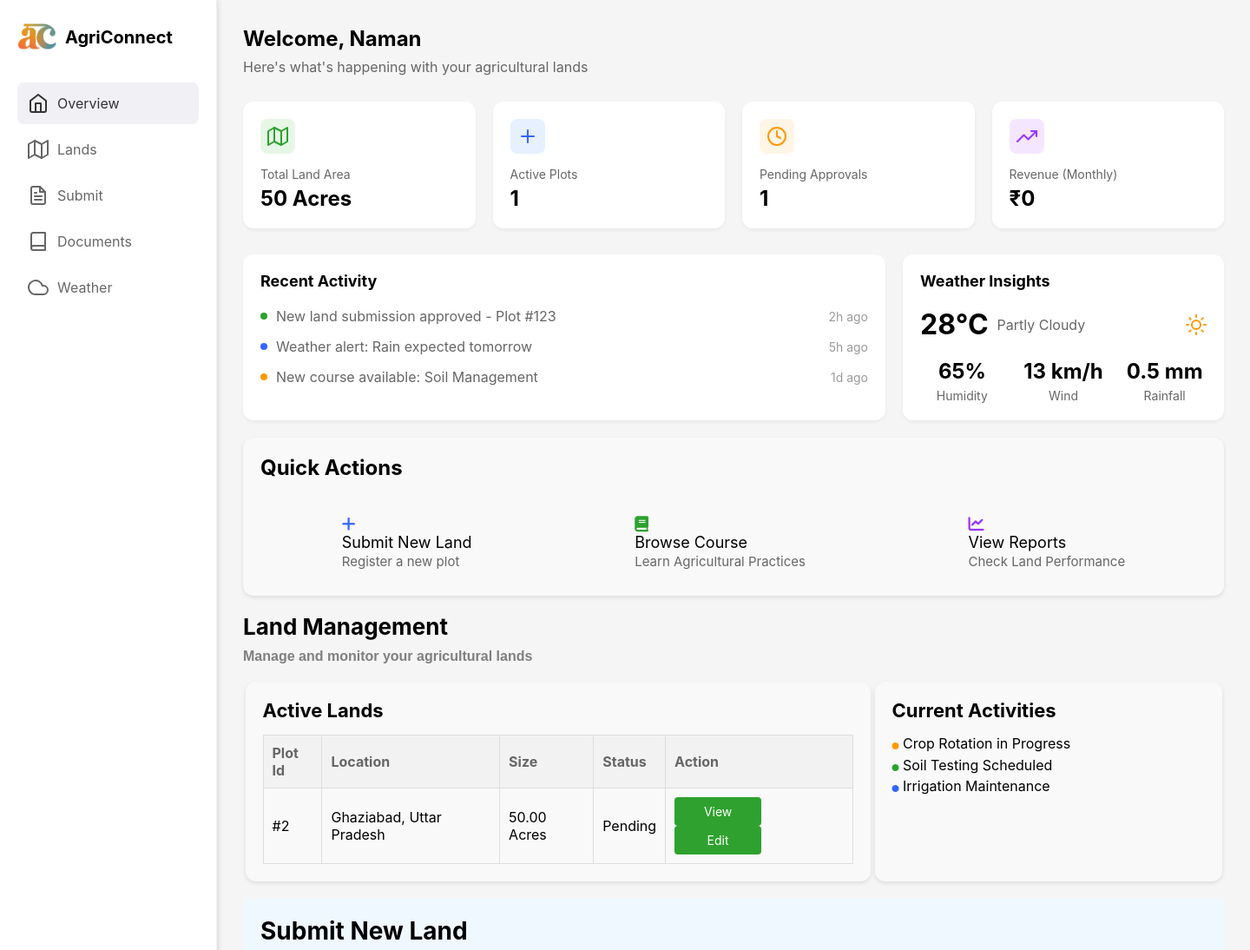
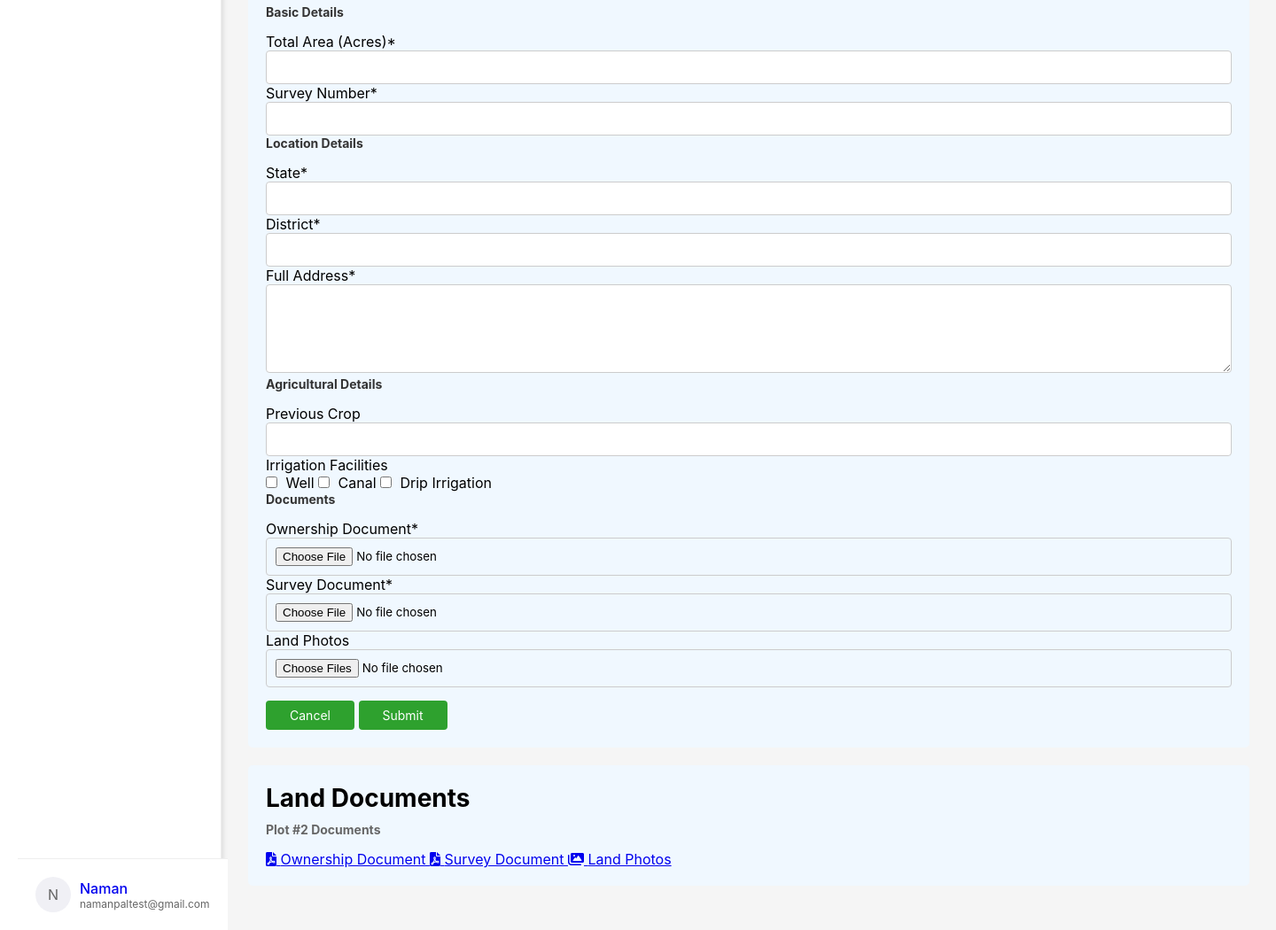
/provider_dashboard/ (signed in), run on the app's committed database (2 pictures, top to bottom).
### ACP/models.py (models this page shows, shortened)
class Land(models.Model):
    STATUS_CHOICES = [
        ('pending', 'Pending'),
        ('approved', 'Approved'),
        ('rejected', 'Rejected')
    ]
    current_state = [
        ("free","Free"),
        ("occupied","Occupied"),
    ]
    provider = models.ForeignKey(User, on_delete=models.CASCADE)
    total_area = models.DecimalField(null=True, max_digits=10, decimal_places=2)
    survey_number = models.CharField(null=True, max_length=100)
    state = models.CharField(null=True, max_length=100)
    district = models.CharField(max_length=255, default='Default District')
    address = models.TextField(null=True, blank=True)
    previous_crop = models.CharField(null=True, max_length=200)
    irrigation_facilities = models.CharField(max_length=200, null=True)
    ownership_document = models.FileField(null=True, upload_to="documents/")
    survey_document = models.FileField(null=True, upload_to="documents/")
    recent_photos = models.FileField(null=True, upload_to="documents/")
    status = models.CharField(max_length=20, choices=STATUS_CHOICES, default='pending')
    current_state = models.CharField(max_length=10, choices=current_state, default='free')
    created_at = models.DateTimeField(auto_now_add=True, null=True)
    updated_at = models.DateTimeField(auto_now=True, null=True)

### ACP/views.py (the view)
# urls.py: path("provider_dashboard/",provider_dashboard,name="provider"),
@login_required
def provider_dashboard(request):
    if request.user.userprofile.user_type != 'provider':
        return redirect('login')
    lands = Land.objects.filter(provider=request.user)
    total_area = lands.aggregate(Sum('total_area'))['total_area__sum'] or 0
    active_plots = lands.count()
    pending_approvals = lands.filter(status='pending').count()
    context = {
        'lands': lands,
        'total_area': total_area,
        'active_plots': active_plots,
        'pending_approvals': pending_approvals,
    }
    return render(request, 'landprovider.html', context)

### ACP/templates/landprovider.html (shortened to what this page needs)
<!DOCTYPE html>
<html lang="en">
<head>
    {% load static %}
    <link rel="stylesheet" href="{% static 'css/land.css' %}">
    <link rel="stylesheet" href="https://cdnjs.cloudflare.com/ajax/libs/font-awesome/6.0.0-beta3/css/all.min.css">
</head>
<body>
    <div class="sidebar">
        <div class="logo">
            <img src="{% static 'assets/agriconnect.png'%}" alt="AgriConnect Logo">
            AgriConnect
        </div>
        <nav>
            <a href="#overview" class="nav-item active">
                <i data-feather="home"></i>
                Overview
            </a>
            <a href="#land-management" class="nav-item">
                <i data-feather="map"></i>
                Lands
            </a>
            <a href="#submit-land" class="nav-item">
                <i data-feather="file-text"></i>
                Submit
            </a>
            <a href="#land-documents" class="nav-item">
                <i data-feather="book"></i>
                Documents
            </a>
            <a href="#weather-card" class="nav-item">
                <i data-feather="cloud"></i>
                Weather
            </a>
        </nav>
        <a href="{% url 'profile' %}"><div class="user-profile">
            <div class="user-avatar">{{ user.get_full_name|make_list|first }}</div>
            <div class="user-info">
                <div class="user-name">{{ user.get_full_name }}</div>
                <div class="user-email">{{ user.email }}</div>
            </div>
        </div></a>
    </div>
    <div class="main-content">
        <div class="welcome-header">
            <h1>Welcome, {{ user.get_full_name }}</h1>
            <p>Here's what's happening with your agricultural lands</p>
        </div>
        <div class="stats-grid">
            <div class="stat-card">
                <div class="icon" style="background: #e6f7e6;">
                    <i data-feather="map" style="color: #2ea12e;"></i>
                </div>
                <div class="title">Total Land Area</div>
                <div class="value" data-stat="total-area">{{ total_area|default:"0" }} Acres</div>
            </div>
            <div class="stat-card">
                <div class="icon" style="background: #e6f0ff;">
                    <i data-feather="plus" style="color: #3366ff;"></i>
                </div>
                <div class="title">Active Plots</div>
                <div class="value" data-stat="active-plots">{{ active_plots|default:"0" }}</div>
            </div>
            <div class="stat-card">
                <div class="icon" style="background: #fff5e6;">
                    <i data-feather="clock" style="color: #ff9900;"></i>
                </div>
                <div class="title">Pending Approvals</div>
                <div class="value" data-stat="pending-approvals">{{ pending_approvals|default:"0" }}</div>
            </div>
            <div class="stat-card">
                <div class="icon" style="background: #f5e6ff;">
                    <i data-feather="trending-up" style="color: #9933ff;"></i>
                </div>
                <div class="title">Revenue (Monthly)</div>
                <div class="value" data-stat="monthly-revenue">₹{{ monthly_revenue|default:"0" }}</div>
            </div>
        </div>
        <div style="display: grid; grid-template-columns: 2fr 1fr; gap: 20px;">
            <div class="activity-card">
                <h3 class="card-title">Recent Activity</h3>
                <div class="activity-item">
                    <div class="dot" style="background: #2ea12e;"></div>
                    <span>New land submission approved - Plot #123</span>
                    <span class="time">2h ago</span>
                </div>
                <div class="activity-item">
                    <div class="dot" style="background: #3366ff;"></div>
                    <span>Weather alert: Rain expected tomorrow</span>
                    <span class="time">5h ago</span>
                </div>
                <div class="activity-item">
                    <div class="dot" style="background: #ff9900;"></div>
                    <span>New course available: Soil Management</span>
                    <span class="time">1d ago</span>
                </div>
            </div>
            <div class="weather-card" id="weather-card">
                <h3 class="card-title">Weather Insights</h3>
                <div style="display: flex; align-items: center; gap: 10px;">
                    <span class="temperature" style="font-size: 32px; font-weight: bold;">28°C</span>
                    <span class="condition" style="color: #666;">Partly Cloudy</span>
                    <i data-feather="sun" style="color: #ff9900; margin-left: auto;"></i>
                </div>
                <div class="weather-details">
                    <div class="weather-detail humidity">
                        <div class="value">65%</div>
                        <div class="label">Humidity</div>
                    </div>
                    <div class="weather-detail wind">
                        <div class="value">13 km/h</div>
                        <div class="label">Wind</div>
                    </div>
                    <div class="weather-detail rainfall">
                        <div class="value">0.5 mm</div>
                        <div class="label">Rainfall</div>
                    </div>
                </div>
            </div>
        </div>
        <div class="quick-actions">
            <h2>Quick Actions</h2>
            <ul>
                <li><i class="fas fa-plus" style="color: #3366ff;"></i><p>Submit New Land <br> <span>Register a new plot</span></p></li>
                <li><i class="fas fa-book" style="color: #2ea12e;"></i><p>Browse Course <br> <span>Learn Agricultural Practices</span> </p></li>
                <li><i class="fas fa-chart-line" style="color: #9933ff;"></i><p>View Reports <br> <span>Check Land Performance</span></li>
            </ul>
        </div>
        <section class="land-management" id="land-management">
            <h2>Land Management</h2>
            <h3>Manage and monitor your agricultural lands</h3>
            <div class="manage-parent">
                <div class="land-statistics">
                    <h4>Active Lands</h4>
                    <table>
                        <thead>
                            <tr>
                                <th>Plot Id</th>
                                <th>Location</th>
                                <th>Size</th>
                                <th>Status</th>
                                <th>Action</th>
                            </tr>
                        </thead>
                        <tbody>
                            {% for land in lands %}
                            <tr>
                                <td>#{{ land.id }}</td>
                                <td>{{ land.district }}, {{ land.state }}</td>
                                <td>{{ land.total_area }} Acres</td>
                                <td>
                                    <span class="status-badge status-{{ land.status }}">
                                        {{ land.status|title }}
                                    </span>
                                </td>
                                <td>
                                    <button onclick="viewLandDetails({{ land.id }})" class="btn-view">View</button>
                                    <button onclick="editLand({{ land.id }})" class="btn-edit">Edit</button>
                                </td>
                            </tr>
                            {% empty %}
                            <tr>
                                <td colspan="5">No lands registered yet</td>
                            </tr>
                            {% endfor %}
                        </tbody>
                    </table>
                </div>
                <div class="current-activities">
                    <h4>Current Activities</h4>
                    <ul>
                        <li><i class="fa-solid fa-circle" style="font-size: 8px; color: #ff9900;"></i> Crop Rotation in Progress</li>
                        <li><i class="fa-solid fa-circle" style="font-size: 8px; color: #2ea12e;"></i> Soil Testing Scheduled</li>
                        <li><i class="fa-solid fa-circle" style="font-size: 8px; color: #3366ff;"></i> Irrigation Maintenance</li>
                    </ul>
                </div>
            </div>
        </section>
        <section id="submit-land" class="submit-land">
            <h2>Submit New Land</h2>
            <form method="POST" action="{% url 'submit_land' %}" enctype="multipart/form-data" id="landSubmissionForm">
                <div class="form-grid">
                    <div class="form-section">
                        <h3>Basic Details</h3>
                        <div class="form-group">
                            <label for="total_area">Total Area (Acres)*</label>
                            <input type="number" id="total_area" name="total_area" required step="0.01">
                        </div>
                        <div class="form-group">
                            <label for="survey_number">Survey Number*</label>
                            <input type="text" id="survey_number" name="survey_number" required>
                        </div>
                    </div>
                    <div class="form-section">
                        <h3>Location Details</h3>
                        <div class="form-group">
                            <label for="state">State*</label>
                            <input type="text" id="state" name="state" required>
                        </div>
                        <div class="form-group">
                            <label for="district">District*</label>
                            <input type="text" id="district" name="district" required>
                        </div>
                        <div class="form-group">
                            <label for="address">Full Address*</label>
                            <textarea id="address" name="address" required></textarea>
                        </div>
                    </div>
                    <div class="form-section">
                        <h3>Agricultural Details</h3>
                        <div class="form-group">
                            <label for="previous_crop">Previous Crop</label>
                            <input type="text" id="previous_crop" name="previous_crop">
                        </div>
                        <div class="form-group">
                            <label>Irrigation Facilities</label>
                            <div class="checkbox-group">
                                <input type="checkbox" name="irrigation_facilities" value="well" id="well">
                                <label for="well">Well</label>
                                <input type="checkbox" name="irrigation_facilities" value="canal" id="canal">
                                <label for="canal">Canal</label>
                                <input type="checkbox" name="irrigation_facilities" value="drip" id="drip">
                                <label for="drip">Drip Irrigation</label>
                            </div>
                        </div>
                    </div>
                    <div class="form-section">
                        <h3>Documents</h3>
                        <div class="form-group">
                            <label for="ownership_document">Ownership Document*</label>
                            <input type="file" id="ownership_document" name="ownership_document" required>
                        </div>
                        <div class="form-group">
                            <label for="survey_document">Survey Document*</label>
                            <input type="file" id="survey_document" name="survey_document" required>
                        </div>
                        <div class="form-group">
                            <label for="recent_photos">Land Photos</label>
                            <input type="file" id="recent_photos" name="recent_photos" multiple>
                        </div>
                    </div>
                </div>
                <div class="form-actions">
                    <button type="button" onclick="resetForm()" class="btn-secondary">Cancel</button>
                    <button type="submit" class="btn-primary">Submit</button>
                </div>
            </form>
        </section>
        <section id="land-documents" class="land-documents">
            <h2>Land Documents</h2>
            <div class="documents-grid">
                {% for land in lands %}
                <div class="document-card">
                    <h3>Plot #{{ land.id }} Documents</h3>
                    <div class="document-links">
                        {% if land.ownership_document %}
                        <a href="{{ land.ownership_document.url }}" target="_blank">
                            <i class="fas fa-file-pdf"></i> Ownership Document
                        </a>
                        {% endif %}
                        {% if land.survey_document %}
                        <a href="{{ land.survey_document.url }}" target="_blank">
                            <i class="fas fa-file-pdf"></i> Survey Document
                        </a>
                        {% endif %}
                        {% if land.recent_photos %}
                        <a href="{{ land.recent_photos.url }}" target="_blank">
                            <i class="fas fa-images"></i> Land Photos
                        </a>
                        {% endif %}
                    </div>
                </div>
                {% endfor %}
            </div>
        </section>
    </div>
</body>
</html>

### data on the page
Land: id "2", district "Ghaziabad", state "Uttar Pradesh", total_area "50.00", status "Pending"

### other printed values
{{ user.get_full_name|make_list|first }} "N"
{{ user.get_full_name }} "Naman"
{{ user.email }} "namanpaltest@gmail.com"
{{ total_area|default:"0" }} "50"
{{ active_plots|default:"0" }} "1"
{{ pending_approvals|default:"0" }} "1"
{{ monthly_revenue|default:"0" }} "0"
